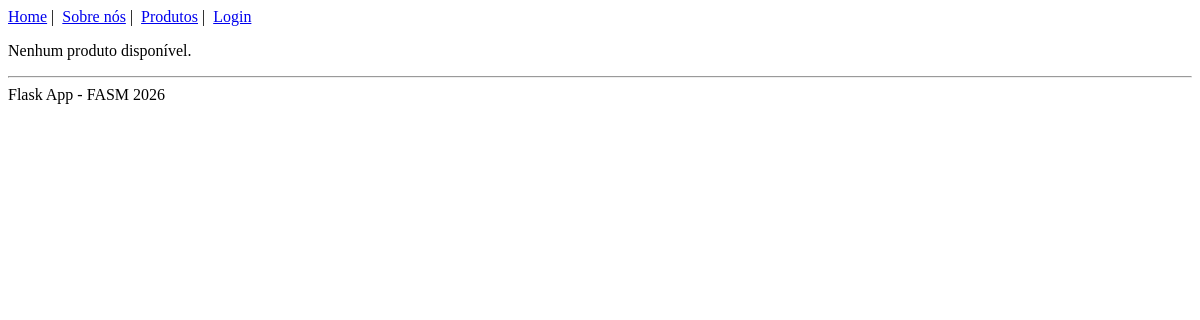
The page /produto on the database as committed earlier.
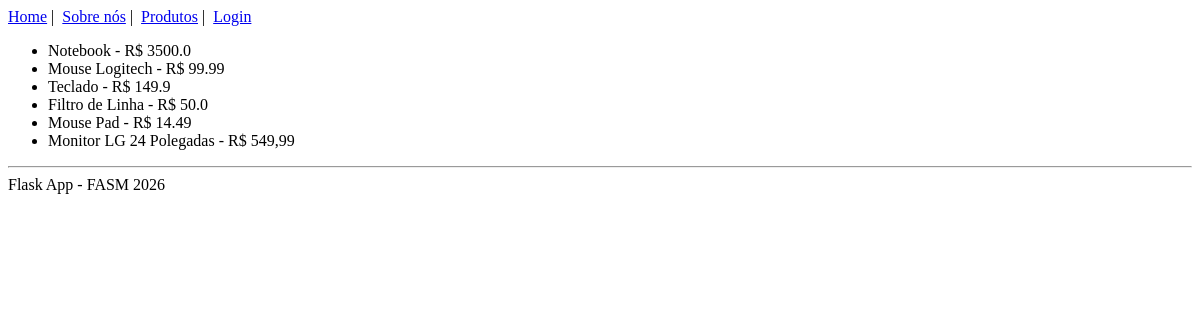
The same page on the database as committed later.
### app.py (models this page shows, shortened)
class Produto(db.Model):
    __tablename__ = 'produto'
    id      = db.Column(db.Integer, primary_key=True)
    nome    = db.Column(db.String(100), nullable=False)
    preco   = db.Column(db.Float, nullable=False)

### app.py (the view)
@app.route("/produto")
def produto():
    produtos = Produto.query.all()
    return render_template(
            'produto.html',
            titulo='Loja FASM',
            produtos=produtos
        )

### templates/produto.html (shortened to what this page needs)
{% extends "base.html" %}
{% block conteudo %}
    <ul>
        {% for produto in produtos %}
            <li>
                {{ produto.nome }} - R$ {{ produto.preco }}
            </li>
        {% endfor %}
    </ul>
    {% if produtos | length == 0 %}
        <p>Nenhum produto disponível.</p>
    {% endif %}
{% endblock %}

### templates/base.html (shortened to what this page needs)
<!DOCTYPE html>
<html lang="pt-br">
<head>
</head>
<body>
    <nav>
        <a href="/">Home</a>&nbsp;|&nbsp;
        <a href="/sobrenos">Sobre nós</a>&nbsp;|&nbsp;
        <a href="/produto">Produtos</a>&nbsp;|&nbsp;
        {% if current_user.is_authenticated %}
            <a href="/logout">Sair</a>
        {% else %}
            <a href="/login">Login</a>
        {% endif %}
    </nav>
    {% block conteudo %} {% endblock %}
    <hr>
    <footer>Flask App - FASM 2026</footer>
</body>
</html>

Rows that differ between the two databases and show on the page:
added Produto: nome "Notebook", preco "3500.0"
added Produto: nome "Mouse Logitech", preco "99.99"
added Produto: nome "Teclado", preco "149.9"
added Produto: nome "Filtro de Linha", preco "50.0"
added Produto: nome "Mouse Pad", preco "14.49"
added Produto: nome "Monitor LG 24 Polegadas", preco "549,99"
Other text that changed with them:
text no longer shown: "Nenhum produto disponível."
